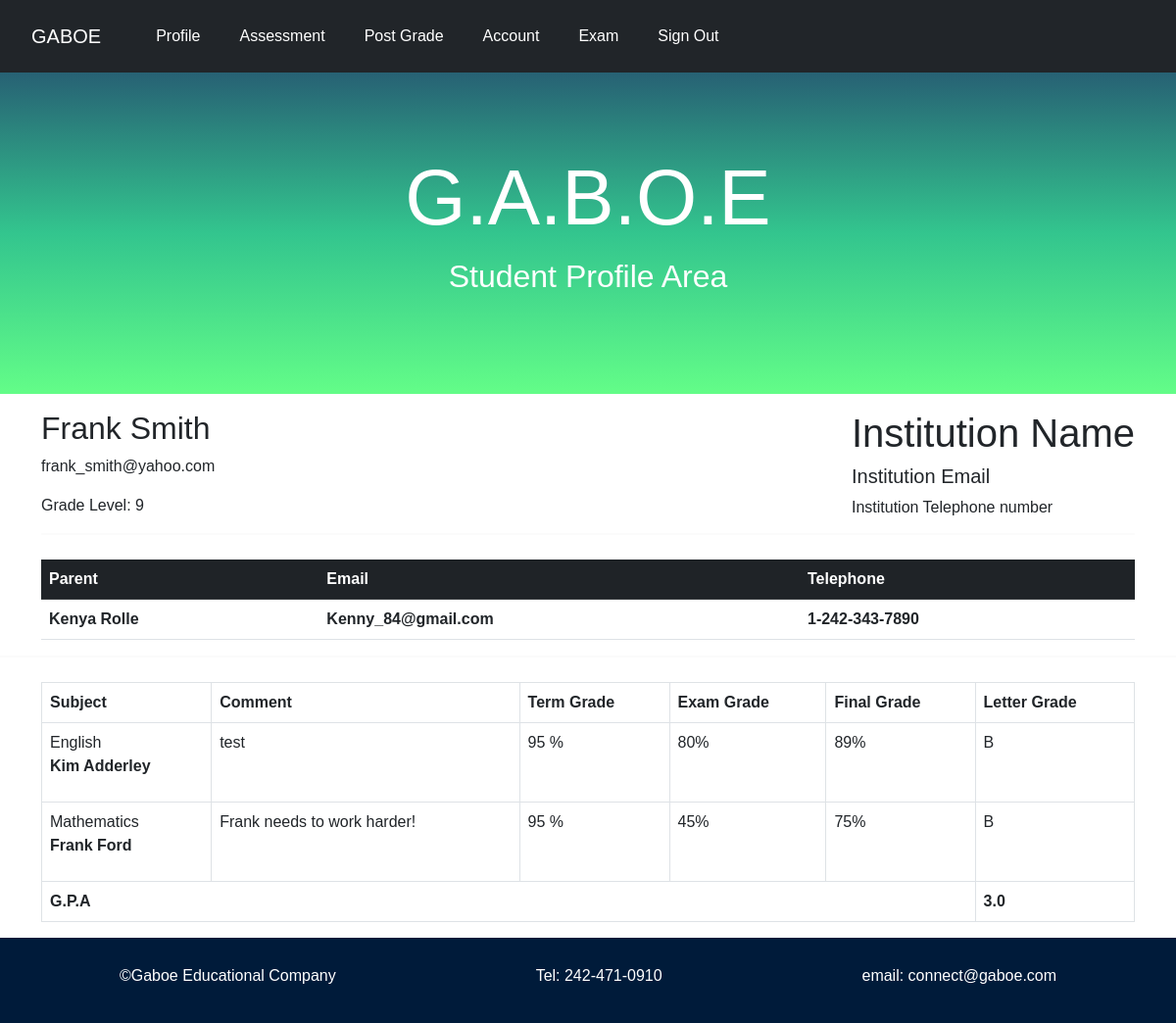
The page /report/1/ (signed in) on the database its author committed.
### tables this page shows
CREATE TABLE 'student' (id INTEGER, first_name TEXT NOT NULL, last_name TEXT NOT NULL, email TEXT NOT NULL UNIQUE,
              parent TEXT NOT NULL,'parent_email' text NOT NULL, phone_number TEXT NOT NULL,'hash' TEXT NOT NULL,PRIMARY KEY(id));

CREATE TABLE records ( id INTEGER NOT NULL, student_id INTEGER NOT NULL, teacher_id INTEGER NOT NULL, term_avg INTEGER, exam_grade INTEGER,final_avg INTEGER, teacher_comment TEXT, letter_grade TEXT, PRIMARY KEY(id), FOREIGN KEY(teacher_id) REFERENCES teacher(id) ON DELETE CASCADE, FOREIGN KEY(student_id) REFERENCES student(id) ON DELETE CASCADE);

CREATE TABLE class ( id INTEGER NOT NULL, student_id INTEGER NOT NULL, teacher_id INTEGER NOT NULL, class_code TEXT NOT NULL, class_name TEXT NOT NULL, PRIMARY KEY(id), FOREIGN KEY(teacher_id) REFERENCES teacher(id) ON DELETE CASCADE, FOREIGN KEY(student_id) REFERENCES student(id) ON DELETE CASCADE);

CREATE TABLE teacher (id INTEGER, first_name TEXT NOT NULL, last_name TEXT NOT NULL, email TEXT NOT NULL UNIQUE,
              subject TEXT NOT NULL, hash TEXT NOT NULL, PRIMARY KEY(id));

### application.py (the view)
@app.route("/report/<int:student_id>/")
def report(student_id):
    def gpa_calculator(grades):
        points = 0
        i = 0
        grade_scale = { "A":4, "B":3, "C":2, "D":1, "F":0}
        if grades != []:
            for grade in grades:
                points += grade_scale[grade]
            gpa = points/len(grades)
            return gpa
        else:
            return None
    current_user = session["teacher_id"]
    student = db.execute("SELECT * FROM student WHERE id =?", student_id)
    results = db.execute("""SELECT class_name, final_avg, letter_grade, exam_grade, teacher_comment, term_avg, first_name, last_name
                            FROM "class" INNER JOIN records ON records.teacher_id = class.teacher_id
                            INNER JOIN teacher ON teacher.id = class.teacher_id
                            WHERE class.student_id = ?""", student_id)
    letter_grades= db.execute("SELECT letter_grade FROM records WHERE student_id=?", student_id)
    grades = letter_grades[0]["letter_grade"]
    gpa = gpa_calculator(grades)
    return render_template("report.html", student=student, results=results, gpa=gpa)

### templates/report.html (shortened to what this page needs)
{% extends "layout.html" %}
{% block header %}
  <h1>G.A.B.O.E</h1>
  <p> Student Profile Area </p>
{% endblock%}
{% block main %}
<div style="overflow-x:auto;">
  <div class="container mt-3">
       <div class="position-relative">
        <div class="position-absolute top-0 end-0">
             <h1>Institution Name </h1>
             <h5>Institution Email</h5>
             <p>Institution Telephone number</p>
        </div>
       </div>
      {% for name in student %}
     <h2> {{name.first_name}} {{name.last_name}} </h2>
      <p> {{name.email}}</p>
      <p>  Grade Level: 9</p>
      {% endfor %}
     <hr>
  </div>
    <div class="container">
              <table class="table table-striped table-hover mt-2  mb-3">
                <tr>
                  <th class="table-dark">Parent</th>
                  <th class="table-dark">Email</th>
                  <th class="table-dark">Telephone</th>
                  {% for info in student %}
                <tr>
                  <td><b>{{ info.parent}}</b></td>
                  <td><b>{{info.parent_email}}</b></td>
                  <td><b>{{ info.phone_number }}</b></td>
                 </tr>
                  {% endfor%}
              </table>
            </div>
            <hr>
     <div class="container">
             <table class="table table-bordered table-hover">
               <tr>
                 <th>Subject</th>
                 <th>Comment</th>
                 <th>Term Grade</th>
                 <th>Exam Grade</th>
                 <th>Final Grade</th>
                 <th>Letter Grade</th>
               </tr>
               {% for result in results %}
               <tr>
                 <td>{{ result.class_name }}
                  <P><b>{{result.first_name}} {{ result.last_name }}</b></P>
                 </td>
                 <td>{{ result.teacher_comment }}</td>
                 <td>{{ result.term_avg }} %</td>
                 <td>{{ result.exam_grade }}%</td>
                 <td>{{ result.final_avg }}%</td>
                 <td>{{ result.letter_grade }}</td>
               </tr>
                {% endfor %}
               <tr>
                    <td colspan="5"><b>G.P.A</b></td>
                    <td><b>{{ gpa }}</b></td>
               </tr>
             </table>
             </div>
{% endblock%}

### static/styles.css (style rules this page uses)
* { box-sizing: border-box; }
body { font-family: Arial, Helvetica, sans-serif; margin: 0; }
.header h1 { font-size: 5rem; }
.header p { font-size: 2rem; }
hr { border: 1px solid #f1f1f1; margin-bottom: 25px; }

### rows shown on the page
student: first_name "Frank", last_name "Smith", email "frank_smith@yahoo.com", parent "Kenya Rolle", parent_email "Kenny_84@gmail.com", phone_number "1-242-343-7890"
records: class_name "English", first_name "Kim", last_name "Adderley", teacher_comment "test", term_avg "95", exam_grade "80", final_avg "89", letter_grade "B"
records: class_name "Mathematics", first_name "Frank", last_name "Ford", teacher_comment "Frank needs to work harder!", term_avg "95", exam_grade "45", final_avg "75", letter_grade "B"

### other values the page prints
{{ gpa }} "3.0"
